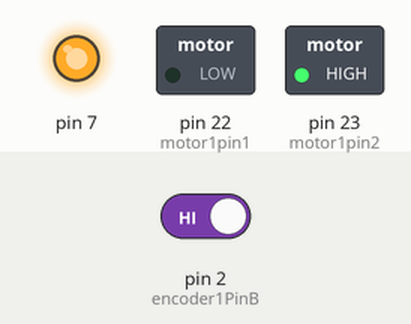
Simulated run of this sketch. Board: Arduino Mega 2560, built with avr-gcc and run on an emulated ATmega2560. Parts: switched loads named in the sketch (green lamp = pin HIGH), output pins drawn as LEDs (lit = HIGH). The test bench sets the inputs (shaded band); at power-on: pin 2 (encoder1PinB) HIGH. What the sketch prints to the serial monitor is not drawn.

Above: at 0.1 s.
Timing chart, 0 to 1.6 s (numbered marks = the images above):
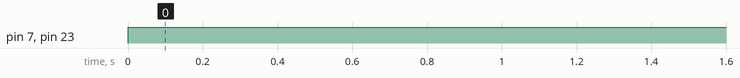

The sketch:

motor_testing.ino
```cpp
int motor1pin1 = 22;
int motor1pin2 = 23;

int encoder1PinA = 25;//PA3
int encoder1PinB = 2;//PE4,INT4


volatile int pos_x = 0;

void setup() {
  // put your setup code here, to run once:
  pinMode(encoder1PinA, INPUT_PULLUP);
  pinMode(encoder1PinB, INPUT_PULLUP);

  Serial.begin(9600);
  attachInterrupt(digitalPinToInterrupt(encoder1PinB), doEncoder1B, RISING);

  pinMode(motor1pin1, OUTPUT);
  pinMode(motor1pin2, OUTPUT);
  pinMode(7, OUTPUT);
}

void loop() {
  // put your main code here, to run repeatedly:

  //Controlling speed (0 = off and 255 = max speed):
  analogWrite(7 , 255); //ENA pin

  //Controlling spin direction of motors:
  digitalWrite(motor1pin1, LOW);
  digitalWrite(motor1pin2, HIGH);
  Serial.println(pos_x);
/*  delay(2000);
  //Controlling spin direction of motors:
  digitalWrite(motor1pin1, HIGH);
  digitalWrite(motor1pin2, LOW);
  Serial.println(pos_x);
  delay(2000);*/
}

void doEncoder1B()
{
  if (digitalRead(encoder1PinB) == HIGH)
  {
    if (digitalRead(encoder1PinA) == LOW)
    {
      pos_x = pos_x + 1;
    }
    else
    {
      pos_x = pos_x - 1;
    }
  }
  else
  {
    if (digitalRead(encoder1PinA) == HIGH)
    {
      pos_x = pos_x + 1;
    }
    else
    {
      pos_x = pos_x - 1;
    }
  }
}
/*void doEncoder1B()
  {
  pos_x++;
  }*/
```

Measured:
- by itself, pin 7, pin 23 (motor1pin2): LOW → HIGH at 0.00 s
